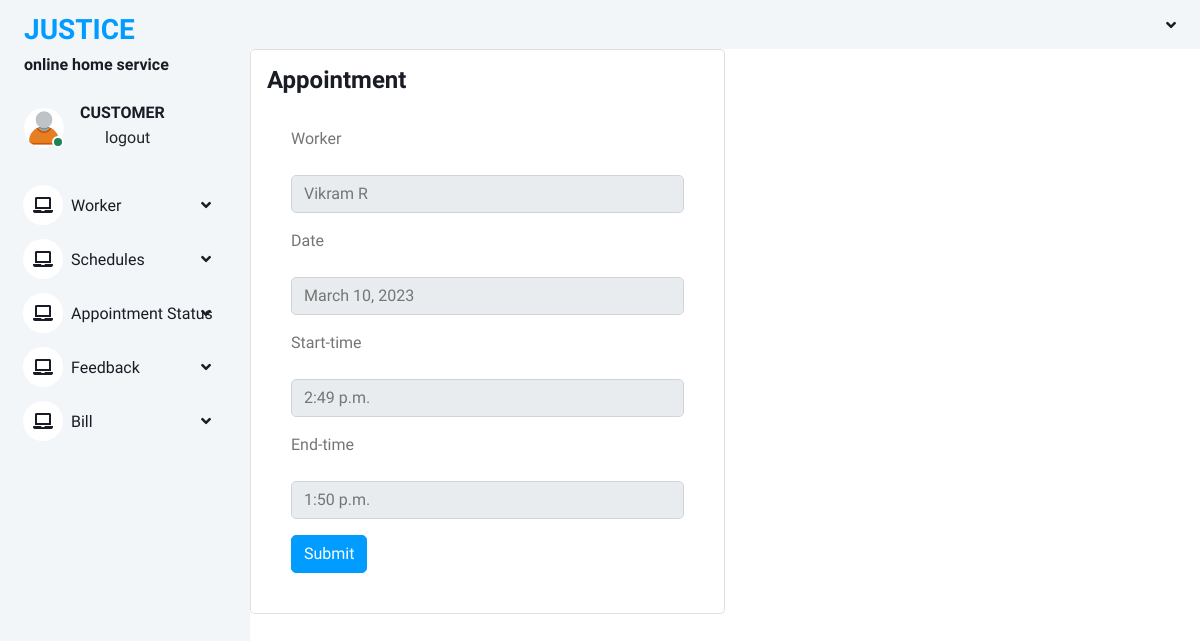
/appoinment_take_bycustomer/4/ (signed in), run on the app's committed database.
### ohs_app/models.py (models this page shows)
class schedule(models.Model):
    worker =models.ForeignKey(worker_register,on_delete=models.CASCADE)
    date=models.DateField()
    start_time=models.TimeField()
    end_time=models.TimeField()

class worker_register(models.Model):
    user = models.OneToOneField(Login, on_delete=models.CASCADE)
    name = models.CharField(max_length=100)
    profile_pic=models.FileField(upload_to='profilepic/')
    address = models.CharField(max_length=1000)
    mobile = models.CharField(max_length=40)
    email = models.EmailField()
    work_type=models.ForeignKey(work,on_delete=models.CASCADE)
    def __str__(self):
        return self.name

### ohs_app/views.py (the view)
# urls.py: path("appoinment_take_bycustomer/<int:id>/", views.appoinment_take_bycustomer, name="appoinment_take_bycustomer"),
@login_required(login_url='login_page')
def appoinment_take_bycustomer(request,id):
    s = schedule.objects.get(id=id)
    u=Register.objects.get(user=request.user)
    appo=take_appoinments.objects.filter(user=u,schedule=s)
    if appo.exists():
        messages.info(request,"already booked")
        return redirect("view_schedule_customer")
    else:
        if request.method=="POST":
            obj=take_appoinments()
            obj.user=u
            obj.schedule=s
            obj.save()
            messages.info(request,"Appointment successfull")
            return redirect("appoinment_view")
    return render(request,"customer/take_appointment.html",{"s":s})

### templates/customer/take_appointment.html (shortened to what this page needs)
{% extends 'customer/customer_base.html' %}
{% load crispy_forms_tags %}
{% block content %}
<div class="col-md-6 grid-margin stretch-card">
              <div class="card">
                <div class="card-body">
                  <h4 class="card-title">Appointment</h4>
                  <form method="post">
                      <div class="d-grid gap-3 p-4">
                          <label class="form-label">Worker</label>
                          <input required class="form-control" readonly value="{{s.worker}}">
                          <label class="form-label">Date</label>
                          <input class="form-control" readonly value="{{s.date}}">
                          <label class="form-label">Start-time</label>
                          <input class="form-control" readonly value="{{s.start_time}}">
                          <label class="form-label">End-time</label>
                          <input class="form-control" readonly value="{{s.end_time}}">
                          <div class="d-grid gap-3 d-md-block">
                              <button type="submit" class="btn btn-primary">Submit</button>
                          </div>
                      </div>
                  </form>
                </div>
              </div>
            </div>
{% endblock %}

### static/static1/asset/css/style.css (style rules this page uses)
:root { --primary: #009CFF; --light: #F3F6F9; --dark: #191C24; }
.btn { transition: .5s; }
.btn.btn-primary { color: #FFFFFF; }

### data on the page
schedule: worker "Vikram R", date "March 10, 2023", start_time "2:49 p.m.", end_time "1:50 p.m."
